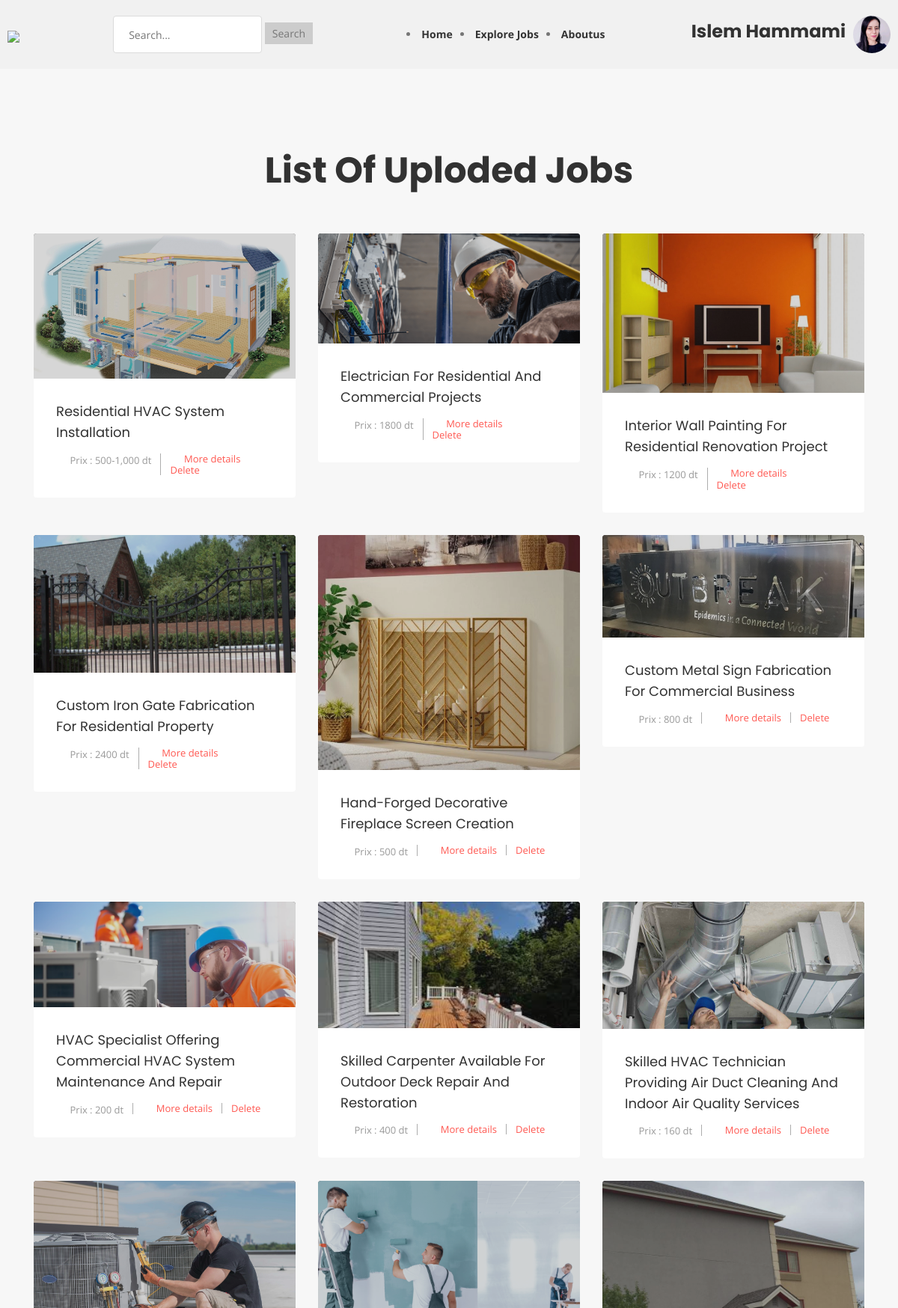
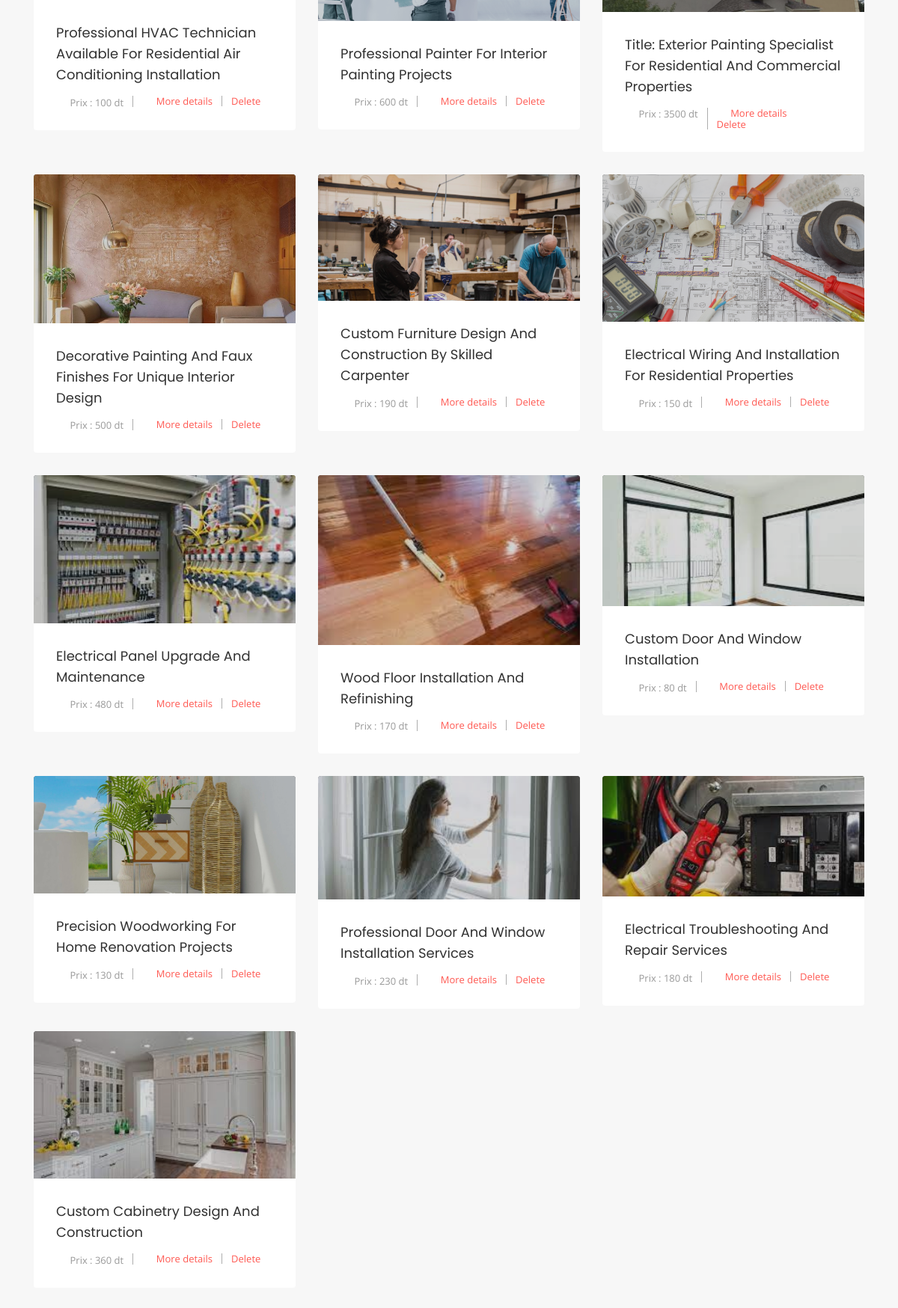
/Freelance-Website/ShowUplodedjobs.php (signed in), run on the app's committed database (2 pictures, top to bottom).
### tables this page shows
CREATE TABLE `users` (
  `id` int NOT NULL,
  `username` varchar(255) NOT NULL,
  `password` varchar(255) NOT NULL,
  `email` varchar(255) NOT NULL,
  `created_at` timestamp NOT NULL DEFAULT CURRENT_TIMESTAMP,
  `address` varchar(255) DEFAULT 'not declared',
  `phone_number` varchar(20) DEFAULT 'not declared',
  `additional_info` varchar(255) DEFAULT 'not declared',
  `profile_pic` varchar(255) DEFAULT 'Profile-Icon-SVG-09856789.png',
  `cv` varchar(255) DEFAULT NULL
);

CREATE TABLE `jobs` (
  `id` int NOT NULL,
  `title` varchar(255) NOT NULL,
  `categorie` varchar(255) DEFAULT NULL,
  `description` text,
  `cover_path` varchar(255) NOT NULL,
  `user_id` int NOT NULL,
  `created_at` timestamp NOT NULL DEFAULT CURRENT_TIMESTAMP,
  `prix` varchar(255) DEFAULT 'free'
);

### Freelance-Website/ShowUplodedjobs.php (the view, shortened to what this page needs)
<?php
include 'navANDhead.php';
?>
<html lang="en">
<head>
  <link rel="stylesheet" href="css/bootstrap.min.css">
  <link rel="stylesheet" href="css/normalize.css">
  <link rel="stylesheet" href="css/scrollbar.css">
  <link rel="stylesheet" href="css/fontawesome/fontawesome-all.css">
  <link rel="stylesheet" href="css/font-awesome.min.css">
  <link rel="stylesheet" href="css/owl.carousel.min.css">
  <link rel="stylesheet" href="css/jquery-ui.css">
  <link rel="stylesheet" href="css/linearicons.css">
  <link rel="stylesheet" href="css/tipso.css">
  <link rel="stylesheet" href="css/chosen.css">
  <link rel="stylesheet" href="css/prettyPhoto.css">
  <link rel="stylesheet" href="css/main.css">
  <link rel="stylesheet" href="css/color.css">
  <link rel="stylesheet" href="css/transitions.css">
  <link rel="stylesheet" href="css/responsive.css">
</head>
<body>
  <main id="wt-main" class="wt-main wt-haslayout wt-innerbgcolor">
    <div class="wt-haslayout wt-main-section">
      <div class="wt-btnarea" style="text-align: center;">
      <h1>List of Uploded Jobs</h1>
      </div>
      <div class="container">
        <div class="row justify-content-md-center">
          <div class="col-12 col-sm-12 col-md-12 col-lg-12 float-left">
            <div class="wt-articletabshold">
              <div class="tab-content wt-haslayout">
                <div class="wt-contentarticle tab-pane active fade show" id="alltab">
                  <div class="row">
                    <?php
                    $servername = "localhost";
                    $username = "sammy";
                    $password = "password";
                    $dbname = "FreeLance";
                    $conn = new mysqli($servername, $username, $password, $dbname);
                    $sql = "SELECT * FROM jobs";
                    $result = $conn->query($sql);
                    if ($result->num_rows > 0) {
                      while ($row = $result->fetch_assoc()) {
                    ?>
                        <div class="col-12 col-sm-12 col-md-6 col-lg-6 col-xl-4">
                          <div class="wt-article">
                            <figure>
                              <img src="<?php echo $row['cover_path']; ?>" alt="img description">
                            </figure>
                            <div class="wt-articlecontent">
                              <div class="wt-title">
                                <h2><?php echo $row['title']; ?></h2>
                              </div>
                              <ul class="wt-postarticlemeta">
                                <li>
                                  <a href="javascript:void(0);">
                                    <i class="lnr lnr-clock"></i>
                                    <span>Prix : <?php echo $row['prix']; ?></span>
                                  </a>
                                </li>
                                <li>
                                  <a href="javascript:void(0);">
                                    <i class="lnr lnr-user"></i>
                                    <span ><a href="showjobdetails.php?job_id=<?php echo $row['id']; ?>" >More details</a></span>  <br>
                                  </a>
                                </li>
                                <li>
                                    <a href='deletejob.php?id=<?php echo urlencode($row["id"]); ?>'>Delete</a> </li>
                              </ul>
                            </div>
                          </div>
                        </div>
                    <?php
                      }
                    } ?>
                  </div>
                </div>
              </div>
            </div>
          </div>
        </div>
      </div>
    </div>
  </main>
</body>
</html>

### Freelance-Website/navANDhead.php (shortened to what this page needs)
<?php
require_once('connbd.php');
?>
<!DOCTYPE html>
<html lang="en">
<head>
    <link rel="stylesheet" href="css/navbar.css">
    <link rel="stylesheet" href="css/booksstyle.css">
</head>
<body>
<header>
    <div class="header-container">
        <h1><a href="index.php"><img src="resorses/logo.png" width="190"></a></h1>
        <form method="get" action="search.php" class="search-form">
            <input type="text" name="search" class="search-input" placeholder="Search...">
            <input type="submit" value="Search" class="search-submit">
        </form>
        <nav class="nava">
            <ul>
                <li class="nava"><a href="index.php">Home</a></li>
                <li class="nava"><a href="Climatisation.php">Explore Jobs</a></li>
                <li class="nava"><a href="aboutpage.php">Aboutus</a></li>
            </ul>
        </nav>
        <div class="user-info">
            <h3 class="user-name">
                 <?php
                 if(isset($_SESSION['login'])){
                 $login=$_SESSION['login'];
                    $query = "SELECT * FROM users where username='$login'";
                    $user = $db->query($query)->fetchAll(PDO::FETCH_ASSOC);
                    foreach ($user as $user3):
                    echo $user3['username'];
                    endforeach;}
                    else{
                        echo "Guest";
                    }
                ?>
            </h3>
            <a href="profile.php"><img src="<?php
            if(isset($_SESSION['login'])){
                echo $user3['profile_pic'];
                }
                   else{
                       echo "Profile-Icon-SVG-09856789.png";
                   }
            ?>" alt="Profile photo" class="profile-photo" style="width: 50px;height:50px;" ></a>
        </div>
    </div>
</header>

### Freelance-Website/css/navbar.css (style rules this page uses)
.header-container { display: flex; align-items: center; justify-content: space-between; padding: 10px; background-color: #f1f1f1; }
.header-container h1 { margin: 0; }
.search-form { margin: 0 20px; }
.search-input { padding: 5px; }
.search-submit { padding: 5px 10px; background-color: #ccc; border: none; cursor: pointer; }
.nava ul { list-style-type: none; padding: 0; margin: 0; display: flex; }
.nava li { margin-right: 10px; }
.nava a { text-decoration: none; color: #333; font-weight: bold; }
.user-info { display: flex; align-items: center; }
.user-name { margin-right: 10px; }
.profile-photo { width: 30px; height: 30px; border-radius: 50%; }

### Freelance-Website/css/booksstyle.css (style rules this page uses)
a { text-decoration: none; color: #0077FF; }

### Freelance-Website/css/color.css (style rules this page uses)
a, p a, p a:hover, a:hover, a:focus, a:active, .wt-navigation > ul > li:hover > a, .wt-navigation > ul > li.current-menu-item > a, .wt-navarticletab li:hover a, .wt-navarticletab li a.active, .wt-categoriescontent li a:hover, .wt-joinsteps li.wt-active a, .wt-effectivecontent li:hover a, .wt-articlesingle-content .wt-description .wt-blockquotevone q, .wt-filtertag li:hover a, .wt-userlisting-breadcrumb li .wt-clicksave, .wt-clicksave, .wt-qrcodefeat h3 span, .wt-comfollowers ul li:hover a span, .wt-postarticlemeta .wt-following span, .tg-qrcodefeat h3 span { color: #ff5851; }

### Freelance-Website/css/transitions.css (style rules this page uses)
*:after, *:before, p a, a, .wt-socialicons li a, .wt-roundicontext, .wt-roundicontext .wt-usericonholder, .sub-menu, .mega-menu, .wt-article, .wt-article figure img, .wt-speakerimg img, .wt-categoryslidercontent, .wt-filtertag li a i, .wt-userlistinghold, .wt-companysdetails, .wt-companysdetails .wt-companysimg img, .wt-comfollowers ul li, .wt-comfollowers ul li a span, .wt-comfollowers ul li a span img, .wt-articlesuser .wt-particlehold figure img, .wt-project figure img, .wt-usernav, .wt-btn, .wt-particlehold figure img, .wt-main, .wt-offersmessages .wt-ad, .wt-openmenu .wt-usersidebar .wt-companysinfo .wt-title, .wt-openmenu .wt-usersidebar .wt-companysinfo .wt-btnarea, .wt-iconbox i, .wt-tabstitle li, .wt-tablecategories tr, .wt-designimg input[type=radio]+ label img, .wt-designimg input[type=radio]+ label i, .wt-navigation > ul > li > .sub-menu > li.menu-item-has-children .sub-menu li, .wt-navigation > ul > li > .sub-menu > li, .chosen-container-multi .chosen-choices li.search-choice, .wt-dateandmsg span:nth-child(2), .wt-posteditem, .wt-slidernav .wt-prev, .wt-slidernav .wt-next, .wt-btnmenutoggle { -webkit-transition: all 300ms ease-in-out; -moz-transition: all 300ms ease-in-out; -ms-transition: all 300ms ease-in-out; -o-transition: all 300ms ease-in-out; transition: all 300ms ease-in-out; }

### data on the page
users: username "Islem Hammami", profile_pic (picture)
jobs: cover_path (picture), title "Residential HVAC System Installation", prix "500-1,000 dt"
jobs: cover_path (picture), title "Electrician For Residential And Commercial Projects", prix "1800 dt"
jobs: cover_path (picture), title "Interior Wall Painting For Residential Renovation Project", prix "1200 dt"
jobs: cover_path (picture), title "Custom Iron Gate Fabrication For Residential Property", prix "2400 dt"
jobs: cover_path (picture), title "Hand-Forged Decorative Fireplace Screen Creation", prix "500 dt"
jobs: cover_path (picture), title "Custom Metal Sign Fabrication For Commercial Business", prix "800 dt"
jobs: cover_path (picture), title "HVAC Specialist Offering Commercial HVAC System Maintenance And Repair", prix "200 dt"
jobs: cover_path (picture), title "Skilled Carpenter Available For Outdoor Deck Repair And Restoration", prix "400 dt"
jobs: cover_path (picture), title "Skilled HVAC Technician Providing Air Duct Cleaning And Indoor Air Quality Services", prix "160 dt"
jobs: cover_path (picture), title "Professional HVAC Technician Available For Residential Air Conditioning Installation", prix "100 dt"
jobs: cover_path (picture), title "Professional Painter For Interior Painting Projects", prix "600 dt"
jobs: cover_path (picture), title "Title: Exterior Painting Specialist For Residential And Commercial Properties", prix "3500 dt"
jobs: cover_path (picture), title "Decorative Painting And Faux Finishes For Unique Interior Design", prix "500 dt"
jobs: cover_path (picture), title "Custom Furniture Design And Construction By Skilled Carpenter", prix "190 dt"
jobs: cover_path (picture), title "Electrical Wiring And Installation For Residential Properties", prix "150 dt"
jobs: cover_path (picture), title "Electrical Panel Upgrade And Maintenance", prix "480 dt"
jobs: cover_path (picture), title "Wood Floor Installation And Refinishing", prix "170 dt"
jobs: cover_path (picture), title "Custom Door And Window Installation", prix "80 dt"
jobs: cover_path (picture), title "Precision Woodworking For Home Renovation Projects", prix "130 dt"
jobs: cover_path (picture), title "Professional Door And Window Installation Services", prix "230 dt"
jobs: cover_path (picture), title "Electrical Troubleshooting And Repair Services", prix "180 dt"
jobs: cover_path (picture), title "Custom Cabinetry Design And Construction", prix "360 dt"
